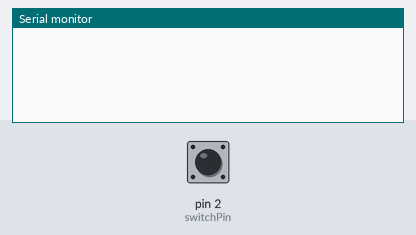
Bench run of a sketch on a simulated Arduino Uno, built with avr-gcc and run on an emulated ATmega328P. Parts: the last lines printed to the serial monitor. The test bench sets the inputs (shaded band); at power-on: pin 2 (switchPin) HIGH.

Above: at 1.2 s.
1.3 s: pin 2 (switchPin) pulsed LOW 2 times (0.12 s each, 0.3 s apart)
At 2.9 s:
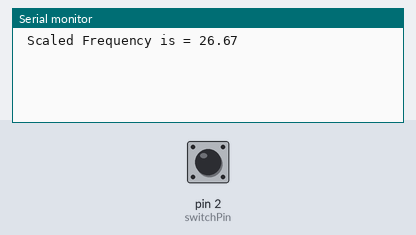
3.4 s: pin 2 (switchPin) pulled LOW for 0.15 s
At 4.2 s:
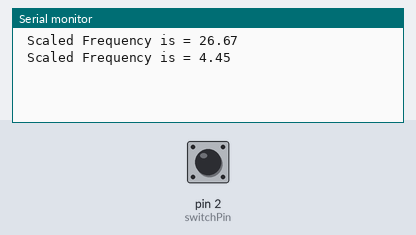
5.0 s: pin 2 (switchPin) pulled LOW for 1 s
At 5.4 s:
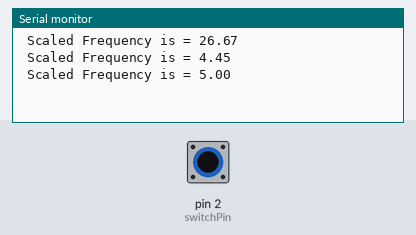
7.5 s: pin 2 (switchPin) pulled LOW for 0.15 s
At 8.5 s:
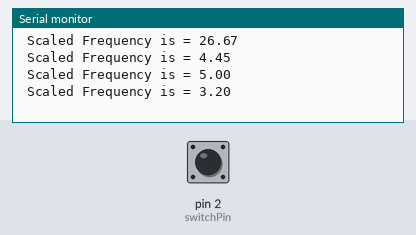
Timing chart, 0 to 10.1 s (numbered marks = the images above; inputs shaded):
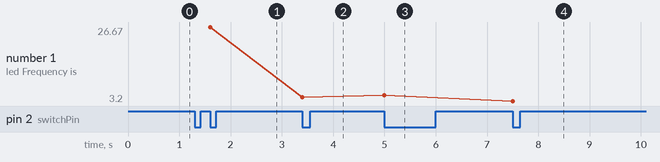

Measured:
- after the input at 1.3 s, the serial monitor: prints a new line after 0.30 s (image 1)
- after the input at 3.4 s, the serial monitor: prints a new line at once (image 2)
- after the input at 5.0 s, the serial monitor: prints a new line at once (image 3)
- after the input at 7.5 s, the serial monitor: prints a new line at once (image 4)
- plotted number 1: 26.67 → 4.45 after the input at 3.4 s, 4.45 → 5 after the input at 5.0 s, 5 → 3.2 after the input at 7.5 s

The sketch:

section_4_3.ino
```cpp
const int switchPin = 2; // the input pin
long startcount; // Store the first time value returned from millis
long duration; // Store the duratation of a period or part there of of the incoming signal
float frequency; // Store the calculated frequency in Hz
bool sameEdge = false;
float scaled_frequency;

int pinState = HIGH;

void setup()
{
  pinMode(switchPin, INPUT);
  Serial.begin(9600); //sets up communication wit the serial monitor
  TCCR0B = (_BV(CS01));
}

void loop() {
  pinState = digitalRead(switchPin); // Read the state of the pin and use it to determine where you are in the clock cycle

  if (pinState == LOW) {

    if (sameEdge == false){
      startcount = millis();
      while (pinState == LOW) {
        pinState = digitalRead(switchPin); // Read the state of the pin and use it to determine where you are in the clock cycle
      }
      sameEdge = true;
    }
    else if (sameEdge == true){
      duration = millis() - startcount;
      frequency = 1000 / (float)duration;
      scaled_frequency = frequency * 64;
      Serial.print(" Scaled Frequency is = ");
      Serial.println(scaled_frequency);
      sameEdge = false;
    }

  }
}
```
